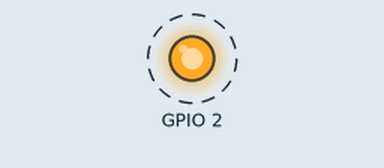
A sketch run on a simulated ESP32. Shown: output pins drawn as LEDs (lit = HIGH). Dashed ring = blinking. What the sketch prints to the serial monitor is not drawn.

Above: at 0.5 s.
Timing chart, 0 to 4.6 s (numbered marks = the images above):
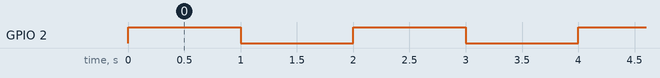

Measured:
- by itself, GPIO 2: alternates HIGH for 1.0 s and LOW for 1.0 s

The sketch:

ESP32_MAC.ino
```cpp
#include <WiFi.h>

void setup(){
    // blink debug LED
    pinMode(2, OUTPUT);
    Serial.begin(115200);
    WiFi.mode(WIFI_MODE_STA);
    Serial.println("ESP32 MAC Address");
    Serial.println(WiFi.macAddress());
}

void loop(){
    digitalWrite(2, HIGH);
    delay(1000);
    digitalWrite(2, LOW);
    delay(1000);
    Serial.println("ESP32 MAC Address");
    Serial.println(WiFi.macAddress());
}
```
